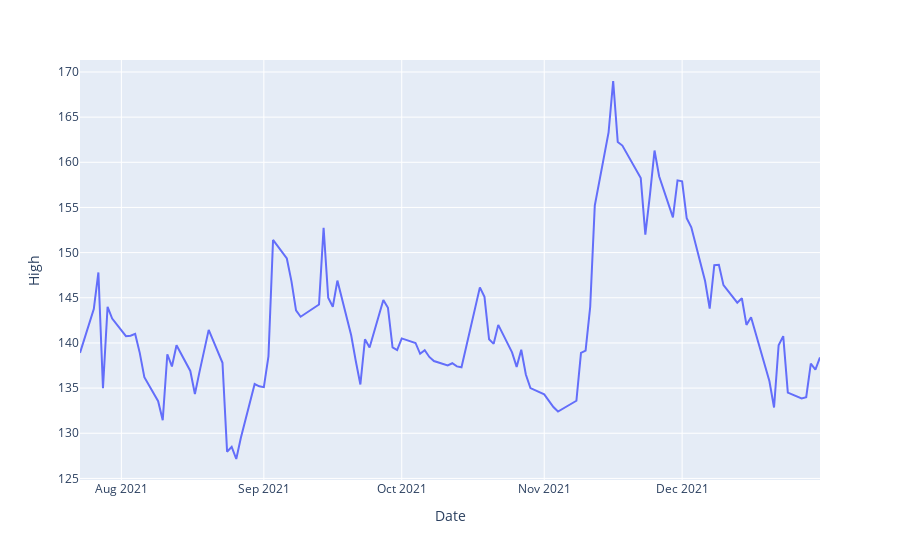

Source (notebook cell):
### Code cell
fig=px.line(df[df['Year']==2021],x='Date',y='High')
fig.show()
